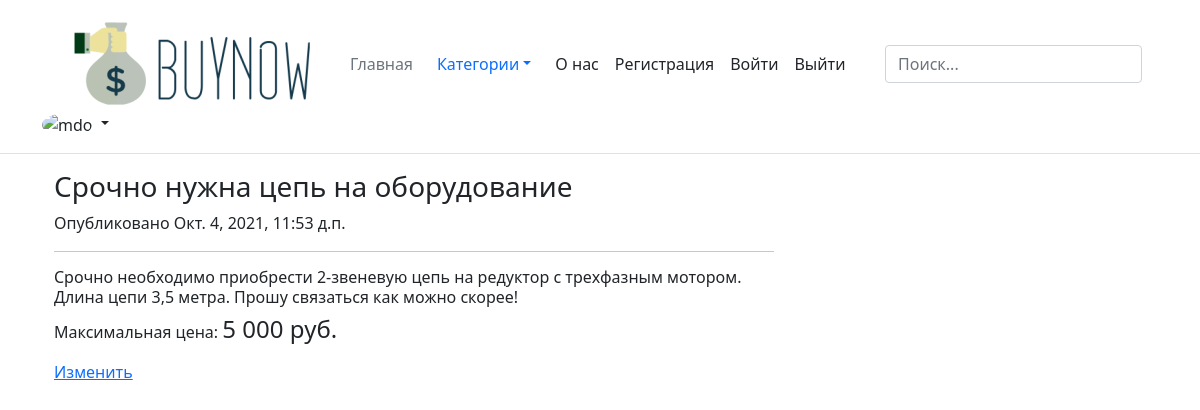
The app's page /Другое/5/ with its own data.
### category_other/models.py (models this page shows)
class Other_Ad(Ad):
    category = 'Другое'
    class Meta:
        verbose_name = 'Другое'
        verbose_name_plural = 'Другое'

### ad/general_services.py (called while the page is built)
def _get_one_ad_from_database_by_id(Model_object, ad_id):
    ad = Model_object.objects.get(id=ad_id)
    return {'ad': ad}

def show_ad_of_category(request, Model_object, ad_id, template):
    context = _get_one_ad_from_database_by_id(Model_object, ad_id)
    return render(request, template, context)

### category_other/views.py (called while the page is built)
def show_other_ad(request, category_other_id):
    return show_ad_of_category(request, Other_Ad, category_other_id, 'category_other/show_other.html')

### category_other/templates/category_other/show_other.html (shortened to what this page needs)
{% extends 'ad/base.html' %}
{% load humanize %}
{% block content %}
<div class="container">
    <div class="row">
        <div class="col-lg-8">
            <h3>{{ ad.title }}</h3>
            <p>Опубликовано {{ ad.date }}</p>
            <hr>
            <h6>{{ ad.text }}</h6>
            <div>
                <p style="display: inline-block;">Максимальная цена:</p>
                <h4 style="display: inline-block; ">{{ ad.max_price | intcomma }} руб.</h4>
            </div>
            <div>
                <a href="{% url 'edit_other_ad' ad.id %}">Изменить</a>
            </div>
        </div>
    </div>
</div>
{% endblock %}

### records on screen
Other_Ad: title "Срочно нужна цепь на оборудование", date "Окт. 4, 2021, 11:53 д.п.", text "Срочно необходимо приобрести 2-звеневую цепь на редуктор с трехфазным мотором. Длина цепи 3,5 метра. Прошу связаться как можно скорее!", max_price "5 000"
